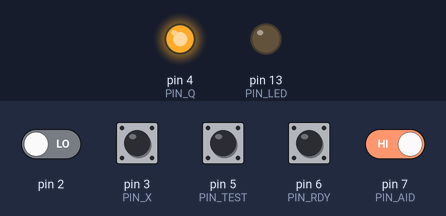
This sketch was run on a simulated Arduino Uno, built with avr-gcc and run on an emulated ATmega328P. Parts: output pins drawn as LEDs (lit = HIGH). The test bench sets the inputs (shaded band); at power-on: pin 3 (PIN_X), pin 5 (PIN_TEST), pin 6 (PIN_RDY), pin 7 (PIN_AID) HIGH, pin 2 LOW. What the sketch prints to the serial monitor is not drawn.

Above: at 1.2 s.
1.3 s: pin 6 (PIN_RDY) pulled LOW for 0.15 s
At 1.37 s:
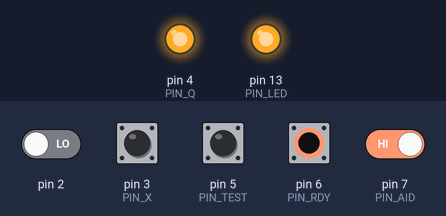
2.9 s: pin 3 (PIN_X) pulled LOW for 0.15 s
6.1 s: pin 3 (PIN_X) pulled LOW for 1 s
11.1 s: pin 3 (PIN_X) driven LOW and pin 7 (PIN_AID) driven LOW
Timing chart, 0 to 13.6 s (numbered marks = the images above; inputs shaded):
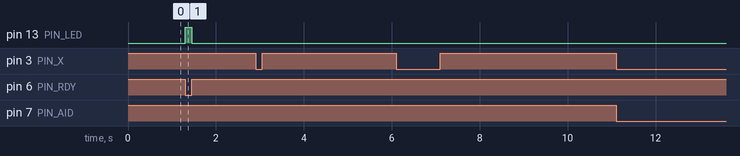

The sketch:

Canon_Speedlight.ino
```cpp
#include <util/delay.h>

enum {
  PIN_X = 3, // X sync
  PIN_Q = 4, // monitor for Q
  PIN_TEST = 5,
  PIN_RDY = 6,  // HIGH while charging
  PIN_AID = 7,
  PIN_LED = 13,
};


int dial_val;
volatile byte state = 0, newstate;
volatile long swatch0, swatch1;
volatile byte state0, state1;

void setup() {
  // put your setup code here, to run once:
  pinMode(PIN_X,INPUT_PULLUP);
//  pinMode(PIN_XBAR,INPUT);
  pinMode(PIN_Q,OUTPUT); digitalWrite(PIN_Q, HIGH);
  pinMode(PIN_TEST,INPUT_PULLUP);
  pinMode(PIN_RDY,INPUT_PULLUP);
  pinMode(PIN_AID,INPUT_PULLUP);
  pinMode(PIN_LED,OUTPUT); digitalWrite(PIN_LED,LOW);

  attachInterrupt(1, X_start, FALLING);
  /*
  state = PIND & 0xFC;
  delayMicroseconds(100);
  */
  Serial.begin(115200);
  /*
  Serial.print(millis()); Serial.print(" "); Serial.println(state>>2, BIN);
  digitalWrite(PIN_QY, LOW);
  delayMicroseconds(100);
  state = PIND & 0xFC;
  Serial.print(millis()); Serial.print(" "); Serial.println(state>>2, BIN);
  digitalWrite(PIN_QY, HIGH);
  delayMicroseconds(100);
  state = PIND & 0xFC;
  Serial.print(millis()); Serial.print(" "); Serial.println(state>>2, BIN);
  */
}


void X_start() {
  digitalWrite(PIN_Q, LOW);
  //PORTD &= ~((byte)1<<PIN_Q);
  _delay_us(500);
  digitalWrite(PIN_Q, HIGH);
  //PORTD |= ((byte)1<<PIN_Q);
}

void loop() {
  // put your main code here, to run repeatedly:

  newstate = (PIND & 0xFC);
  if ( state != newstate ) {
    Serial.print(millis());
    Serial.print(": ");
    Serial.print(state, BIN);
    Serial.print( " -> ");
    Serial.print(newstate, BIN);
    state = newstate;
    if ( state>>PIN_X & 1 ) {
      Serial.print(" X_HIGH ");
    } else {
      Serial.print(" X_LOW  ");
    }
    if ( state>>PIN_AID & 1 ) {
      Serial.print("AID_HIGH ");
    } else {
      Serial.print("AID_LOW  ");
    }
    //Serial.println();
    digitalWrite(PIN_LED, digitalRead(PIN_RDY) == LOW);
  }

}
```

Measured:
- after the input at 1.3 s, pin 13 (PIN_LED): LOW → HIGH at once, → LOW 0.15 s later
